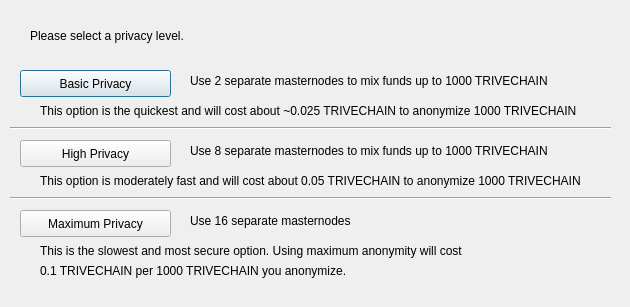
<?xml version="1.0" encoding="UTF-8"?>
<ui version="4.0">
 <class>ExclusivesendConfig</class>
 <widget class="QDialog" name="ExclusivesendConfig">
  <property name="geometry">
   <rect>
    <x>0</x>
    <y>0</y>
    <width>630</width>
    <height>307</height>
   </rect>
  </property>
  <property name="windowTitle">
   <string>Configure ExclusiveSend</string>
  </property>
  <widget class="QPushButton" name="buttonBasic">
   <property name="geometry">
    <rect>
     <x>20</x>
     <y>70</y>
     <width>151</width>
     <height>27</height>
    </rect>
   </property>
   <property name="text">
    <string>Basic Privacy</string>
   </property>
  </widget>
  <widget class="QPushButton" name="buttonHigh">
   <property name="geometry">
    <rect>
     <x>20</x>
     <y>140</y>
     <width>151</width>
     <height>27</height>
    </rect>
   </property>
   <property name="text">
    <string>High Privacy</string>
   </property>
  </widget>
  <widget class="QPushButton" name="buttonMax">
   <property name="geometry">
    <rect>
     <x>20</x>
     <y>210</y>
     <width>151</width>
     <height>27</height>
    </rect>
   </property>
   <property name="text">
    <string>Maximum Privacy</string>
   </property>
  </widget>
  <widget class="QLabel" name="label">
   <property name="geometry">
    <rect>
     <x>30</x>
     <y>20</y>
     <width>571</width>
     <height>31</height>
    </rect>
   </property>
   <property name="text">
    <string>Please select a privacy level.</string>
   </property>
  </widget>
  <widget class="QLabel" name="label_2">
   <property name="geometry">
    <rect>
     <x>190</x>
     <y>70</y>
     <width>421</width>
     <height>21</height>
    </rect>
   </property>
   <property name="text">
    <string>Use 2 separate masternodes to mix funds up to 1000 TRIVECHAIN</string>
   </property>
  </widget>
  <widget class="QLabel" name="label_3">
   <property name="geometry">
    <rect>
     <x>190</x>
     <y>140</y>
     <width>411</width>
     <height>21</height>
    </rect>
   </property>
   <property name="text">
    <string>Use 8 separate masternodes to mix funds up to 1000 TRIVECHAIN</string>
   </property>
  </widget>
  <widget class="QLabel" name="label_4">
   <property name="geometry">
    <rect>
     <x>190</x>
     <y>210</y>
     <width>421</width>
     <height>21</height>
    </rect>
   </property>
   <property name="text">
    <string>Use 16 separate masternodes</string>
   </property>
  </widget>
  <widget class="QLabel" name="label_6">
   <property name="geometry">
    <rect>
     <x>40</x>
     <y>100</y>
     <width>561</width>
     <height>21</height>
    </rect>
   </property>
   <property name="text">
    <string>This option is the quickest and will cost about ~0.025 TRIVECHAIN to anonymize 1000 TRIVECHAIN</string>
   </property>
  </widget>
  <widget class="QLabel" name="label_7">
   <property name="geometry">
    <rect>
     <x>40</x>
     <y>170</y>
     <width>561</width>
     <height>21</height>
    </rect>
   </property>
   <property name="text">
    <string>This option is moderately fast and will cost about 0.05 TRIVECHAIN to anonymize 1000 TRIVECHAIN</string>
   </property>
  </widget>
  <widget class="QLabel" name="label_8">
   <property name="geometry">
    <rect>
     <x>40</x>
     <y>240</y>
     <width>561</width>
     <height>21</height>
    </rect>
   </property>
   <property name="text">
    <string>This is the slowest and most secure option. Using maximum anonymity will cost</string>
   </property>
  </widget>
  <widget class="QLabel" name="label_9">
   <property name="geometry">
    <rect>
     <x>40</x>
     <y>260</y>
     <width>561</width>
     <height>21</height>
    </rect>
   </property>
   <property name="text">
    <string>0.1 TRIVECHAIN per 1000 TRIVECHAIN you anonymize.</string>
   </property>
  </widget>
  <widget class="Line" name="line">
   <property name="geometry">
    <rect>
     <x>10</x>
     <y>120</y>
     <width>601</width>
     <height>16</height>
    </rect>
   </property>
   <property name="orientation">
    <enum>Qt::Horizontal</enum>
   </property>
  </widget>
  <widget class="Line" name="line_2">
   <property name="geometry">
    <rect>
     <x>10</x>
     <y>190</y>
     <width>601</width>
     <height>16</height>
    </rect>
   </property>
   <property name="orientation">
    <enum>Qt::Horizontal</enum>
   </property>
  </widget>
 </widget>
 <resources/>
 <connections/>
</ui>
